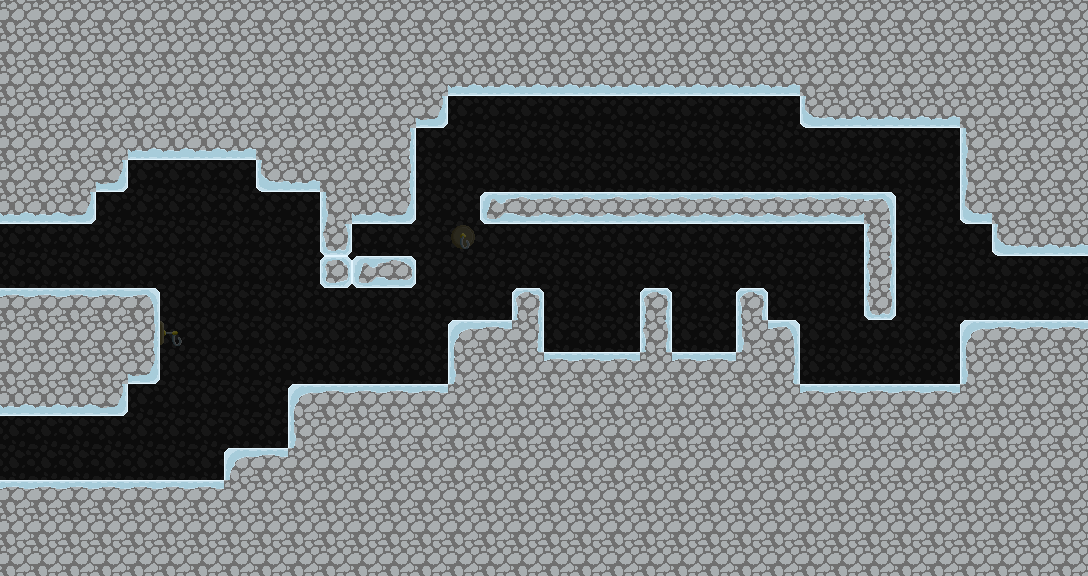

Tiled map render using the project's own tile images. Description and the whole map definition, tile-layer contents included, below:
An orthogonal 34x18 tile map with 32x32 px tiles, 2 tile layers (tilemap, foreground) and 4 objects (2x travelPoint, jadedragon, TravelPoint).

<map version="1.0" orientation="orthogonal" width="34" height="18" tilewidth="32" tileheight="32">
 <tileset firstgid="1" name="tilemap" tilewidth="32" tileheight="32">
  <image source="gfx/tilemap.png" width="192" height="320" />
 </tileset>
 <layer name="tilemap" width="34" height="18" opacity="0.34">
  <data encoding="csv">
9,9,9,9,9,9,9,9,9,9,9,9,9,9,9,9,9,9,9,9,9,9,9,9,9,9,9,9,9,9,9,9,9,9,
9,9,9,9,9,9,9,9,9,9,9,9,9,9,9,9,9,9,9,9,9,9,9,9,9,9,9,9,9,9,9,9,9,9,
9,9,9,9,9,9,9,9,9,9,9,9,9,9,9,9,9,9,9,9,9,9,9,9,9,9,9,9,9,9,9,9,9,9,
9,9,9,9,9,9,9,9,9,9,9,9,9,9,9,9,9,9,9,9,9,9,9,9,9,9,9,9,9,9,9,9,9,9,
9,9,9,9,9,9,9,9,9,9,9,9,9,9,9,9,9,9,9,9,9,9,9,9,9,9,9,9,9,9,9,9,9,9,
9,9,9,9,9,9,9,9,9,9,9,9,9,9,9,9,9,9,9,9,9,9,9,9,9,9,9,9,9,9,9,9,9,9,
9,9,9,9,9,9,9,9,9,9,9,9,9,9,9,9,9,9,9,9,9,9,9,9,9,9,9,9,9,9,9,9,9,9,
9,9,9,9,9,9,9,9,9,9,9,9,9,9,40,9,9,9,9,9,9,9,9,9,9,9,9,9,9,9,9,9,9,9,
9,9,9,9,9,9,9,9,9,9,9,9,9,9,9,9,9,9,9,9,9,9,9,9,9,9,9,9,9,9,9,9,9,9,
9,9,9,9,9,9,9,9,9,9,9,9,9,9,9,9,9,9,9,9,9,9,9,9,9,9,9,9,9,9,9,9,9,9,
9,9,9,9,9,39,9,9,9,9,9,9,9,9,9,9,9,9,9,9,9,9,9,9,9,9,9,9,9,9,9,9,9,9,
9,9,9,9,9,9,9,9,9,9,9,9,9,9,9,9,9,9,9,9,9,9,9,9,9,9,9,9,9,9,9,9,9,9,
9,9,9,9,9,9,9,9,9,9,9,9,9,9,9,9,9,9,9,9,9,9,9,9,9,9,9,9,9,9,9,9,9,9,
9,9,9,9,9,9,9,9,9,9,9,9,9,9,9,9,9,9,9,9,9,9,9,9,9,9,9,9,9,9,9,9,9,9,
9,9,9,9,9,9,9,9,9,9,9,9,9,9,9,9,9,9,9,9,9,9,9,9,9,9,9,9,9,9,9,9,9,9,
9,9,9,9,9,9,9,9,9,9,9,9,9,9,9,9,9,9,9,9,9,9,9,9,9,9,9,9,9,9,9,9,9,9,
9,9,9,9,9,9,9,9,9,9,9,9,9,9,9,9,9,9,9,9,9,9,9,9,9,9,9,9,9,9,9,9,9,9,
9,9,9,9,9,9,9,9,9,9,9,9,9,9,9,9,9,9,9,9,9,9,9,9,9,9,9,9,9,9,9,9,9,9
</data>
 </layer>
 <layer name="foreground" width="34" height="18">
  <data encoding="csv">
11,11,11,11,11,11,11,11,11,11,11,11,11,11,11,11,11,11,11,11,11,11,11,11,11,11,11,11,11,11,11,11,11,11,
11,11,11,11,11,11,11,11,11,11,11,11,11,11,11,11,11,11,11,11,11,11,11,11,11,11,11,11,11,11,11,11,11,11,
11,11,11,11,11,11,11,11,11,11,11,11,11,11,17,17,17,17,17,17,17,17,17,17,17,11,11,11,11,11,11,11,11,11,
11,11,11,11,11,11,11,11,11,11,11,11,11,18,0,0,0,0,0,0,0,0,0,0,0,16,17,17,17,17,11,11,11,11,
11,11,11,11,17,17,17,17,11,11,11,11,12,0,0,0,0,0,0,0,0,0,0,0,0,0,0,0,0,0,10,11,11,11,
11,11,11,18,0,0,0,0,16,17,11,11,12,0,0,0,0,0,0,0,0,0,0,0,0,0,0,0,0,0,10,11,11,11,
17,17,18,0,0,0,0,0,0,0,10,17,18,0,0,19,13,13,13,13,13,13,13,13,13,13,13,6,0,0,16,11,11,11,
0,0,0,0,0,0,0,0,0,0,7,0,0,0,0,0,0,0,0,0,0,0,0,0,0,0,0,26,0,0,0,16,17,17,
0,0,0,0,0,0,0,0,0,0,3,19,21,0,0,0,0,0,0,0,0,0,0,0,0,0,0,26,0,0,0,0,0,0,
5,5,5,5,6,0,0,0,0,0,0,0,0,0,0,0,1,0,0,0,1,0,0,1,0,0,0,7,0,0,0,0,0,0,
11,11,11,11,12,0,0,0,0,0,0,0,0,0,4,5,12,0,0,0,26,0,0,10,6,0,0,0,0,0,4,5,5,5,
11,11,11,11,18,0,0,0,0,0,0,0,0,0,10,11,11,5,5,5,11,5,5,11,12,0,0,0,0,0,10,11,11,11,
17,17,17,18,0,0,0,0,0,4,5,5,5,5,11,11,11,11,11,11,11,11,11,11,11,5,5,5,5,5,11,11,11,11,
0,0,0,0,0,0,0,0,0,10,11,11,11,11,11,11,11,11,11,11,11,11,11,11,11,11,11,11,11,11,11,11,11,11,
0,0,0,0,0,0,0,4,5,11,11,11,11,11,11,11,11,11,11,11,11,11,11,11,11,11,11,11,11,11,11,11,11,11,
5,5,5,5,5,5,5,11,11,11,11,11,11,11,11,11,11,11,11,11,11,11,11,11,11,11,11,11,11,11,11,11,11,11,
11,11,11,11,11,11,11,11,11,11,11,11,11,11,11,11,11,11,11,11,11,11,11,11,11,11,11,11,11,11,11,11,11,11,
11,11,11,11,11,11,11,11,11,11,11,11,11,11,11,11,11,11,11,11,11,11,11,11,11,11,11,11,11,11,11,11,11,11
</data>
 </layer>
 <objectgroup name="objects" width="34" height="18">
  <object name="room0-3to2-1" type="travelPoint" x="0" y="224" width="32" height="64">
   <properties>
    <property name="map" value="room2-1" />
    <property name="target" value="room2-1to0-3" />
   </properties>
  </object>
  <object name="dragon" type="jadedragon" x="352" y="224" width="32" height="32">
   <properties>
    <property name="delay" value="1.0" />
    <property name="interval" value="1.0" />
   </properties>
  </object>
  <object name="room0-3to0-2" type="TravelPoint" x="1056" y="256" width="32" height="64">
   <properties>
    <property name="map" value="room0-2" />
    <property name="target" value="room0-2to0-3" />
   </properties>
  </object>
  <object name="room0-3to0-4" type="travelPoint" x="0" y="416" width="32" height="64">
   <properties>
    <property name="map" value="room0-4" />
    <property name="target" value="room0-4to0-3" />
   </properties>
  </object>
 </objectgroup>
</map>
